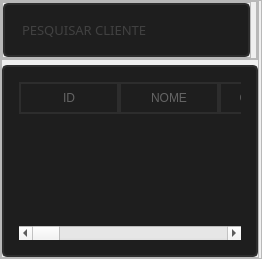
              <widget class="QFrame" name="meioesq">
               <property name="frameShape">
                <enum>QFrame::StyledPanel</enum>
               </property>
               <property name="frameShadow">
                <enum>QFrame::Raised</enum>
               </property>
               <layout class="QVBoxLayout" name="verticalLayout_3">
                <property name="spacing">
                 <number>0</number>
                </property>
                <property name="leftMargin">
                 <number>0</number>
                </property>
                <property name="topMargin">
                 <number>0</number>
                </property>
                <property name="rightMargin">
                 <number>2</number>
                </property>
                <property name="bottomMargin">
                 <number>0</number>
                </property>
                <item>
                 <widget class="QFrame" name="pesquisa">
                  <property name="maximumSize">
                   <size>
                    <width>16777215</width>
                    <height>60</height>
                   </size>
                  </property>
                  <property name="frameShape">
                   <enum>QFrame::StyledPanel</enum>
                  </property>
                  <property name="frameShadow">
                   <enum>QFrame::Raised</enum>
                  </property>
                  <layout class="QHBoxLayout" name="horizontalLayout_7">
                   <property name="spacing">
                    <number>5</number>
                   </property>
                   <property name="leftMargin">
                    <number>0</number>
                   </property>
                   <property name="topMargin">
                    <number>0</number>
                   </property>
                   <property name="rightMargin">
                    <number>0</number>
                   </property>
                   <property name="bottomMargin">
                    <number>0</number>
                   </property>
                   <item>
                    <widget class="QFrame" name="npme">
                     <property name="frameShape">
                      <enum>QFrame::StyledPanel</enum>
                     </property>
                     <property name="frameShadow">
                      <enum>QFrame::Raised</enum>
                     </property>
                     <layout class="QVBoxLayout" name="verticalLayout_8">
                      <property name="spacing">
                       <number>0</number>
                      </property>
                      <property name="leftMargin">
                       <number>0</number>
                      </property>
                      <property name="topMargin">
                       <number>0</number>
                      </property>
                      <property name="rightMargin">
                       <number>0</number>
                      </property>
                      <property name="bottomMargin">
                       <number>0</number>
                      </property>
                      <item>
                       <widget class="QLineEdit" name="txt_nome">
                        <property name="sizePolicy">
                         <sizepolicy hsizetype="Expanding" vsizetype="Expanding">
                          <horstretch>0</horstretch>
                          <verstretch>0</verstretch>
                         </sizepolicy>
                        </property>
                        <property name="maximumSize">
                         <size>
                          <width>16777215</width>
                          <height>16777215</height>
                         </size>
                        </property>
                        <property name="font">
                         <font>
                          <family>Quicksand</family>
                          <pointsize>10</pointsize>
                         </font>
                        </property>
                        <property name="styleSheet">
                         <string notr="true">QLineEdit{
	border: 2px solid rgb(45, 45, 45);
	border-radius: 5px;
	padding: 15px;
	background-color: rgb(30, 30, 30);
	color: rgb(100, 100, 100);
}
QLineEdit:hover{
	border: 2px solid rgb(55, 55, 55);
}
QLineEdit:focus{
	border: 2px solid rgb(255, 207, 0);
	color: rgb(200, 200, 200);
}</string>
                        </property>
                        <property name="maxLength">
                         <number>32</number>
                        </property>
                        <property name="placeholderText">
                         <string>PESQUISAR CLIENTE</string>
                        </property>
                       </widget>
                      </item>
                     </layout>
                    </widget>
                   </item>
                   <item>
                    <widget class="QFrame" name="search">
                     <property name="minimumSize">
                      <size>
                       <width>0</width>
                       <height>0</height>
                      </size>
                     </property>
                     <property name="maximumSize">
                      <size>
                       <width>60</width>
                       <height>16777215</height>
                      </size>
                     </property>
                     <property name="frameShape">
                      <enum>QFrame::StyledPanel</enum>
                     </property>
                     <property name="frameShadow">
                      <enum>QFrame::Raised</enum>
                     </property>
                     <layout class="QVBoxLayout" name="verticalLayout_9">
                      <property name="spacing">
                       <number>0</number>
                      </property>
                      <property name="leftMargin">
                       <number>0</number>
                      </property>
                      <property name="topMargin">
                       <number>0</number>
                      </property>
                      <property name="rightMargin">
                       <number>0</number>
                      </property>
                      <property name="bottomMargin">
                       <number>0</number>
                      </property>
                     </layout>
                    </widget>
                   </item>
                  </layout>
                 </widget>
                </item>
                <item>
                 <widget class="QFrame" name="dados">
                  <property name="frameShape">
                   <enum>QFrame::StyledPanel</enum>
                  </property>
                  <property name="frameShadow">
                   <enum>QFrame::Raised</enum>
                  </property>
                  <layout class="QHBoxLayout" name="horizontalLayout_8">
                   <property name="spacing">
                    <number>0</number>
                   </property>
                   <property name="leftMargin">
                    <number>0</number>
                   </property>
                   <property name="topMargin">
                    <number>5</number>
                   </property>
                   <property name="rightMargin">
                    <number>0</number>
                   </property>
                   <property name="bottomMargin">
                    <number>0</number>
                   </property>
                   <item>
                    <widget class="QTableWidget" name="tabWid_cli">
                     <property name="styleSheet">
                      <string notr="true">QTableWidget{
	border: 2px solid rgb(45, 45, 45);
	border-radius: 5px;
	padding: 15px;
	background-color: rgb(30, 30, 30);
	color: rgb(100, 100, 100);
}
QTableWidget:hover{
	border: 2px solid rgb(55, 55, 55);
}
QTableWidget:focus{
	border: 2px solid rgb(255, 207, 0);
	color: rgb(200, 200, 200);
}
QTableWidget:pressed{
	background-color:rgb(250, 230, 0);
	border: 2px solid rgb(255, 165, 24);
	color: rgb(35, 35, 35);
}
QHeaderView::section {
    background-color: rgb(30, 30, 30);
    padding: 5px;
    border: 2px solid rgb(45, 45, 45);
	color: rgb(100, 100, 100);
}

QTableWidget {
    gridline-color: rgb(255, 165, 24);
}

QTableWidget QTableCornerButton {
    background-color: rgb(30, 30, 30); 
}

QTableWidget QTableCornerButton::section {
    background-color: rgb(30, 30, 30);
}
</string>
                     </property>
                     <column>
                      <property name="text">
                       <string>ID</string>
                      </property>
                     </column>
                     <column>
                      <property name="text">
                       <string>NOME</string>
                      </property>
                     </column>
                     <column>
                      <property name="text">
                       <string>CPF/CNPJ</string>
                      </property>
                     </column>
                     <column>
                      <property name="text">
                       <string>RG</string>
                      </property>
                     </column>
                     <column>
                      <property name="text">
                       <string>ENDEREÇO</string>
                      </property>
                     </column>
                     <column>
                      <property name="text">
                       <string>BAIRRO</string>
                      </property>
                     </column>
                     <column>
                      <property name="text">
                       <string>NUM</string>
                      </property>
                     </column>
                     <column>
                      <property name="text">
                       <string>CIDADE</string>
                      </property>
                     </column>
                     <column>
                      <property name="text">
                       <string>ESTADO</string>
                      </property>
                     </column>
                     <column>
                      <property name="text">
                       <string>CEP</string>
                      </property>
                     </column>
                     <column>
                      <property name="text">
                       <string>NACIONALIDADE</string>
                      </property>
                     </column>
                     <column>
                      <property name="text">
                       <string>PROFISSÃO</string>
                      </property>
                     </column>
                     <column>
                      <property name="text">
                       <string>ESTADO CIVIL</string>
                      </property>
                     </column>
                     <column>
                      <property name="text">
                       <string>CELULAR</string>
                      </property>
                     </column>
                     <column>
                      <property name="text">
                       <string>EMAIL</string>
                      </property>
                     </column>
                    </widget>
                   </item>
                  </layout>
                 </widget>
                </item>
               </layout>
              </widget>
